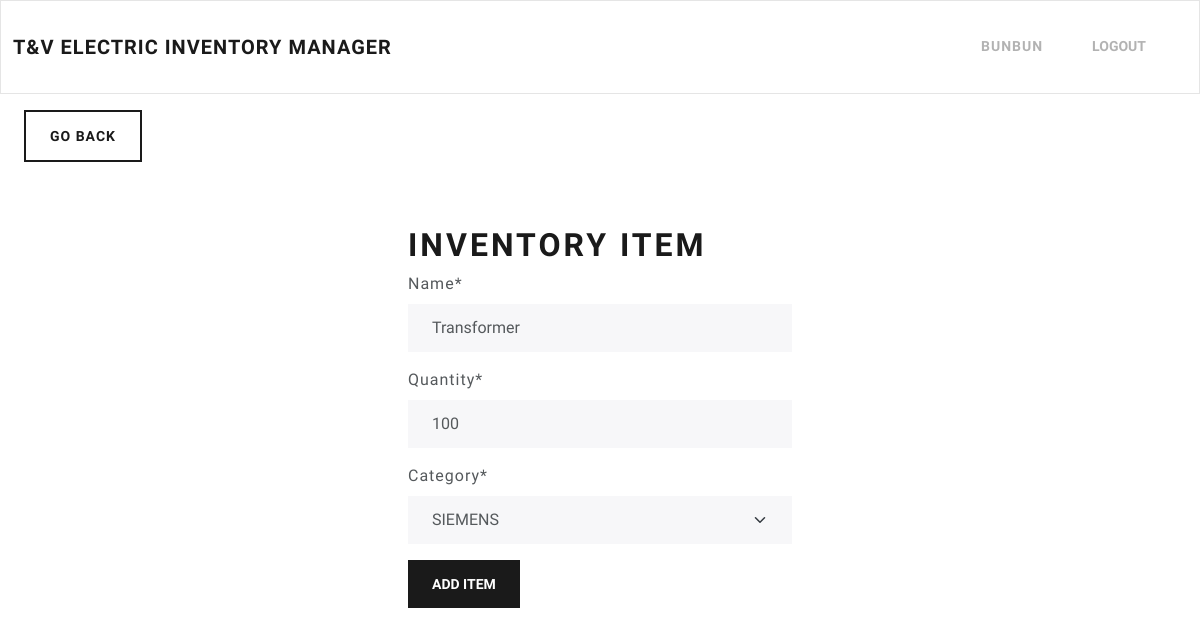
Screenshot of /edit-item/2 (signed in) with the database file from the repository.
### inventory/models.py (models this page shows, shortened)
class InventoryItem(models.Model):
    name = models.CharField(max_length=200)
    quantity = models.IntegerField()
    category = models.ForeignKey('Category', on_delete=models.SET_NULL, blank=True, null=True)
    date_created = models.DateTimeField(auto_now_add=True)
    user = models.ForeignKey(User, on_delete=models.CASCADE)

class Category(models.Model):
    name = models.CharField(max_length=200)
    class Meta:
        verbose_name_plural = 'Categories'
    def __str__(self):
        return self.name

### inventory/views.py (the view)
# urls.py: path('edit-item/<int:pk>', EditItem.as_view(), name='edit-item'),
class EditItem(LoginRequiredMixin, UpdateView):
	model = InventoryItem
	form_class = InventoryItemForm
	template_name = 'inventory/item-form.html'
	success_url = reverse_lazy('dashboard')

### inventory/forms.py
class InventoryItemForm(forms.ModelForm):
	category = forms.ModelChoiceField(queryset=Category.objects.all(), initial=0)
	class Meta:
		model = InventoryItem
		fields = ['name', 'quantity', 'category']

### inventory/templates/inventory/item-form.html (shortened to what this page needs)
{% extends 'inventory/base.html' %}
{% load crispy_forms_tags %}
{% block content %}
	<a href="{% url 'dashboard' %}" class="btn btn-outline-primary my-3 mx-4">Go Back</a>
	<div class="row">
		<div class="col-11 col-md-4 mx-auto mt-5">
			<h1>Inventory Item</h1>
			<form method="POST">
				{{ form|crispy }}
				<div class="mt-3">
					<button class="btn btn-primary">Add Item</button>
				</div>
			</form>
		</div>
	</div>
{% endblock content %}

### inventory/templates/inventory/navigation.html (shortened to what this page needs)
<nav class="navbar navbar-expand-lg bg-light">
	<div class="container-fluid">
		<a class="navbar-brand" href="{% url 'index' %}">T&V Electric Inventory Manager</a>
		<div class="collapse navbar-collapse justify-content-end" id="navbarNav">
			<ul class="navbar-nav">
				{% if user.is_authenticated %}
					<li class="nav-item">
						<a class="nav-link" href="#">{{ user.username }}</a>
					</li>
					<li class="nav-item">
          				<form method="post" action="{% url 'logout' %}" style="display:inline;">
            				<button type="submit" class="btn btn-link nav-link" style="padding:9px">Logout</button>
          				</form>
        			</li>
				{% endif %}
			</ul>
		</div>
	</div>
</nav>

### rows the page displays
InventoryItem: name "Transformer", quantity "100", category "SIEMENS"

### other values shown
{{ user.username }} "BUNBUN"
